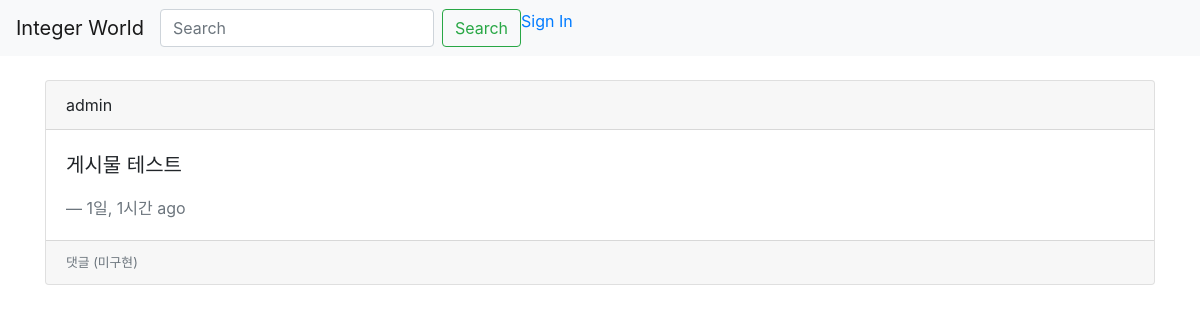
The page /intworldapp/index/ on the database as committed earlier.
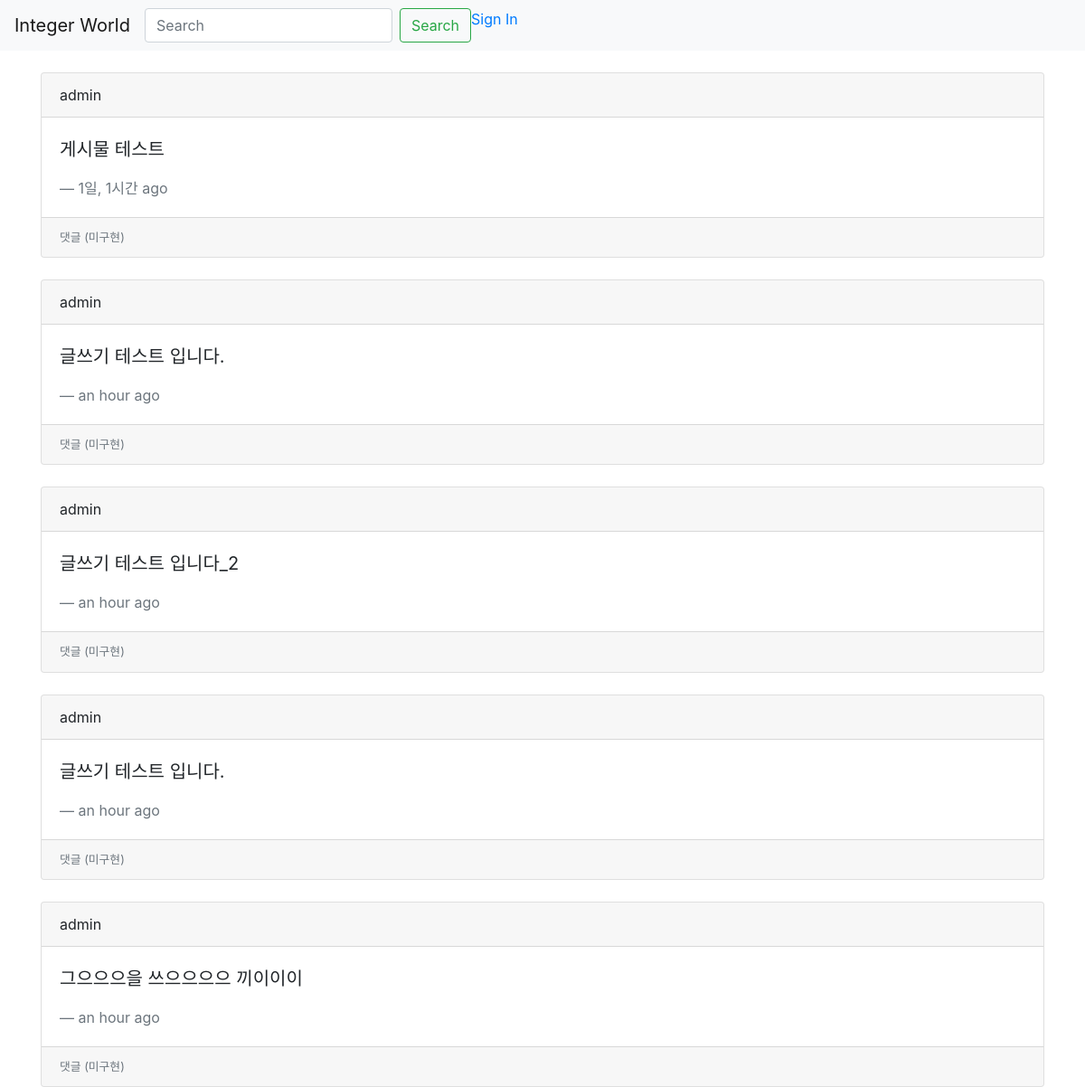
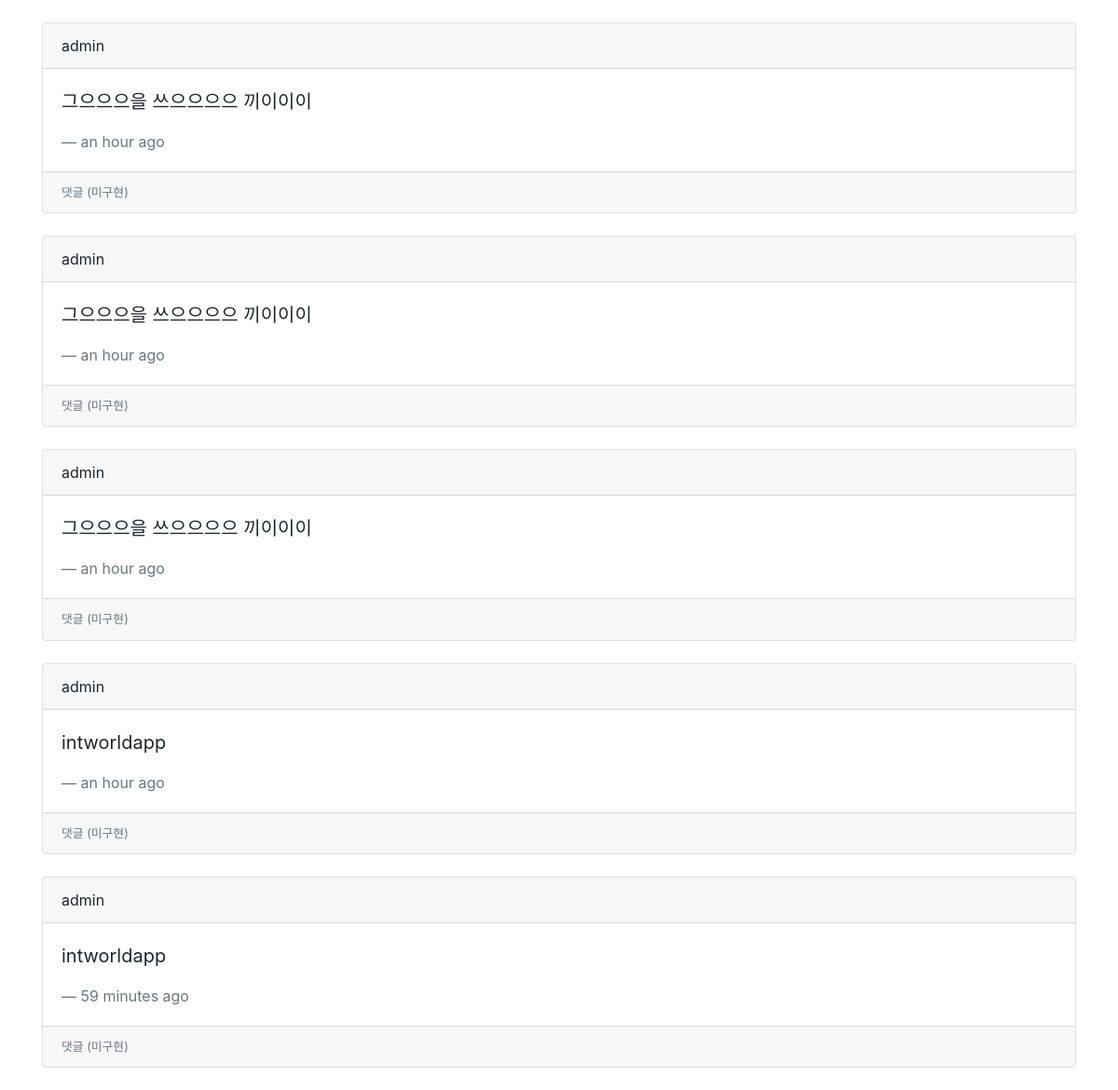
The same page on the database as committed later (2 pictures, top to bottom).
### intworldapp/models.py (models this page shows, shortened)
class Post(models.Model):
    main_text = models.CharField(max_length=200)
    create_date = models.DateTimeField('date published')
    create_user = models.ForeignKey(User, on_delete = models.CASCADE)

### intworldapp/views.py (the view)
# urls.py: path('index/', views.index, name="index"),
def index(request):
    posts = Post.objects
    return render(request, 'index.html', {'posts':posts})

### intworldapp/templates/index.html
{% extends 'base.html' %}
{% load humanize %}
{% block content %}
<body>
    {% for post in posts.all %}
    <div class="card">
        <div class="card-header">{{ post.create_user }}</div>
        <div class="card-body">
          <blockquote class="blockquote mb-0">
            <p>{{ post.main_text }}</p>
            <footer class="blockquote-footer">{{ post.create_date | naturaltime }}</footer>
          </blockquote>
        </div>
        <div class="card-footer">
            <small class="text-muted">댓글 (미구현)</small>
        </div>
      </div>
      <br>
      {% endfor %}
</body>
{% endblock %}

### intworldproject/templates/base.html (shortened to what this page needs)
<link rel="stylesheet" href="https://stackpath.bootstrapcdn.com/bootstrap/4.4.1/css/bootstrap.min.css">
  <nav class="navbar navbar-expand-lg navbar-light bg-light">
    <a class="navbar-brand" href="{% url 'index' %}">Integer World</a>
    <div class="collapse navbar-collapse" id="navbarSupportedContent">
      <ul class="navbar-nav mr-auto">
        <form class="form-inline my-2 my-lg-0">
          <input class="form-control mr-sm-2" type="search" placeholder="Search" aria-label="Search">
          <button class="btn btn-outline-success my-2 my-sm-0" type="submit">Search</button>
        </form>
        {% if user.is_authenticated %}
        <li class="nav-item dropdown">
          <a class="nav-link dropdown-toggle" href="#" id="navbarDropdown" role="button" data-toggle="dropdown" aria-haspopup="true" aria-expanded="false">
            {{ user.username }}
          </a>
          <div class="dropdown-menu" aria-labelledby="navbarDropdown">
            <a class="dropdown-item" href="#">My Profile</a>
            <a class="dropdown-item" href="{% url 'post' %}">New Post</a>
            <div class="dropdown-divider"></div>
            <a class="dropdown-item" href="{% url 'signout'%}">Sign Out</a>
          </div>
        </li>
        {% else %}
        <a href="{% url 'signin' %}">Sign In</a>
        {% endif %}
      </ul>
    </div>
  </nav>
  <div class="container">
    {% block content %}
    {% endblock %}
  </div>

Rows that differ between the two databases and show on the page:
added Post: create_user "admin", main_text "글쓰기 테스트 입니다.", create_date "an hour ago"
added Post: create_user "admin", main_text "글쓰기 테스트 입니다_2", create_date "an hour ago"
added Post: create_user "admin", main_text "글쓰기 테스트 입니다.", create_date "an hour ago"
added Post: create_user "admin", main_text "그으으으을 쓰으으으으 끼이이이", create_date "an hour ago"
added Post: create_user "admin", main_text "그으으으을 쓰으으으으 끼이이이", create_date "an hour ago"
added Post: create_user "admin", main_text "그으으으을 쓰으으으으 끼이이이", create_date "an hour ago"
added Post: create_user "admin", main_text "그으으으을 쓰으으으으 끼이이이", create_date "an hour ago"
added Post: create_user "admin", main_text "intworldapp", create_date "an hour ago"
added Post: create_user "admin", main_text "intworldapp", create_date "59 minutes ago"
